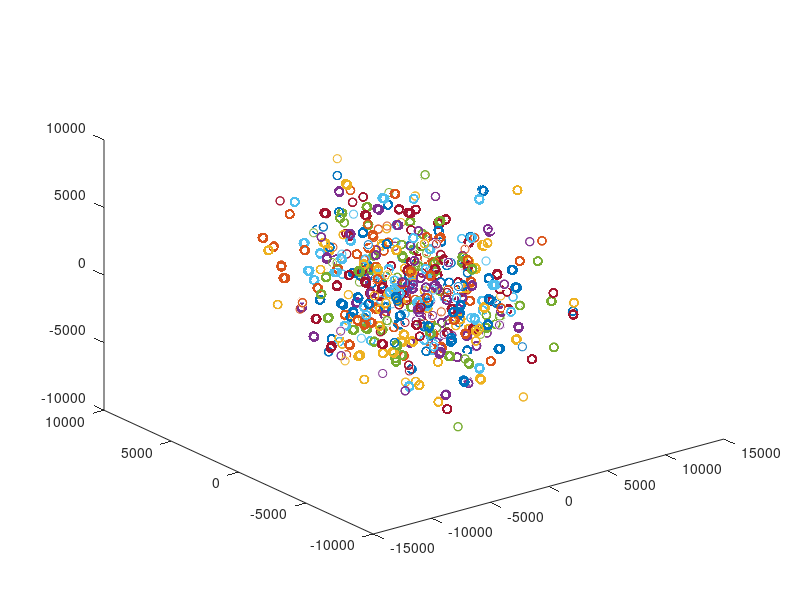

This figure's MATLAB source:
% verlet_500_cuerpos.m - N cuerpos (500) con condiciones iniciales aleatorias
% Metodo: Position Verlet vectorizado
% Cuerpos: 500 (posiciones N(0,1)*3000, velocities N(0,1)/10, masas N(0,1)*5e10)
%
% Uso: octave verlet_500_cuerpos

clearvars
tic
n=500
#Tensor de posiciones
X=randn(1,n,3)*3000;

#Tensor de velocidades
V=randn(1,n,3)/10;

#Condiciones de integracion
dt=1;
T=600;
N=T/dt;

#Vector de masas del sitema
M=randn(n,1)*50000000000;

#Tensor de masa expandida
Mexpa=repmat(M,[1,n,3]);

function [A]=aceleracion(X,Mexpa,n)


  G=6.674e-11; #Constante de gravitación

  K=repmat(X,[n 1]); #Tensor con las coordenadas repetidas

  Rij=K-permute(K,[2,1,3]); #Tensor de vectores rj-ri

  R=(vecnorm(Rij,2,3).^3 +eye(n)).^(-1)-eye(n); #Matriz de coeficientes 1/r^3

  A=-G*dot(R.*Rij,Mexpa,1);

endfunction

#Cálculo de la posición del sitema en t=-dt
X(2,:,:)=X(1,:,:)+V*dt+0.5*aceleracion(X(1,:,:),Mexpa,n)*dt^2;

#Bucle de integracion en el tiempo
for i=2:N
  X(i+1,:,:)=2*X(i,:,:)-X(i-1,:,:)+aceleracion(X(i,:,:),Mexpa,n)*dt^2;
end
toc
plot3(X(:,:,1),X(:,:,2),X(:,:,3),'o')
